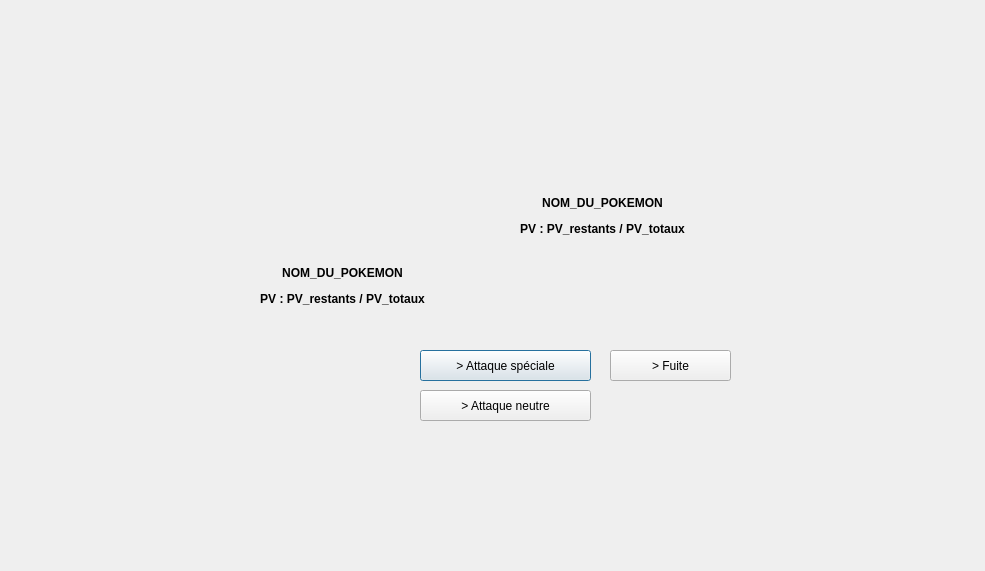
<?xml version="1.0" encoding="UTF-8"?>
<ui version="4.0">
 <class>Dialog</class>
 <widget class="QDialog" name="Dialog">
  <property name="geometry">
   <rect>
    <x>0</x>
    <y>0</y>
    <width>985</width>
    <height>571</height>
   </rect>
  </property>
  <property name="windowTitle">
   <string>Dialog</string>
  </property>
  <widget class="QLabel" name="label">
   <property name="geometry">
    <rect>
     <x>250</x>
     <y>130</y>
     <width>531</width>
     <height>321</height>
    </rect>
   </property>
   <property name="text">
    <string>&lt;html&gt;&lt;head/&gt;&lt;body&gt;&lt;p&gt;&lt;img src=&quot;:/background/background/background3.png&quot;/&gt;&lt;/p&gt;&lt;/body&gt;&lt;/html&gt;</string>
   </property>
  </widget>
  <widget class="QLabel" name="label_2">
   <property name="geometry">
    <rect>
     <x>320</x>
     <y>330</y>
     <width>151</width>
     <height>111</height>
    </rect>
   </property>
   <property name="text">
    <string>&lt;html&gt;&lt;head/&gt;&lt;body&gt;&lt;p&gt;&lt;img src=&quot;:/pokemons/pokemons/Cloyster_back.png&quot;/&gt;&lt;/p&gt;&lt;/body&gt;&lt;/html&gt;</string>
   </property>
  </widget>
  <widget class="QLabel" name="label_3">
   <property name="geometry">
    <rect>
     <x>580</x>
     <y>250</y>
     <width>96</width>
     <height>96</height>
    </rect>
   </property>
   <property name="text">
    <string>&lt;html&gt;&lt;head/&gt;&lt;body&gt;&lt;p&gt;&lt;img src=&quot;:/pokemons/pokemons/Alakazam_front.png&quot;/&gt;&lt;/p&gt;&lt;/body&gt;&lt;/html&gt;</string>
   </property>
  </widget>
  <widget class="QLabel" name="label_4">
   <property name="geometry">
    <rect>
     <x>510</x>
     <y>180</y>
     <width>246</width>
     <height>75</height>
    </rect>
   </property>
   <property name="text">
    <string>&lt;html&gt;&lt;head/&gt;&lt;body&gt;&lt;p&gt;&lt;img src=&quot;:/dialog_box/boxes/pngkey.com-dialogue-box-png-4529843(2).png&quot;/&gt;&lt;/p&gt;&lt;/body&gt;&lt;/html&gt;</string>
   </property>
  </widget>
  <widget class="QLabel" name="label_5">
   <property name="geometry">
    <rect>
     <x>250</x>
     <y>250</y>
     <width>246</width>
     <height>75</height>
    </rect>
   </property>
   <property name="text">
    <string>&lt;html&gt;&lt;head/&gt;&lt;body&gt;&lt;p&gt;&lt;img src=&quot;:/dialog_box/boxes/pngkey.com-dialogue-box-png-4529843(2).png&quot;/&gt;&lt;/p&gt;&lt;/body&gt;&lt;/html&gt;</string>
   </property>
  </widget>
  <widget class="QLabel" name="label_6">
   <property name="geometry">
    <rect>
     <x>230</x>
     <y>260</y>
     <width>225</width>
     <height>52</height>
    </rect>
   </property>
   <property name="styleSheet">
    <string notr="true">font: 75 8pt &quot;System&quot;;</string>
   </property>
   <property name="text">
    <string>&lt;html&gt;&lt;head/&gt;&lt;body&gt;&lt;p align=&quot;center&quot;&gt;&lt;span style=&quot; font-weight:600;&quot;&gt;NOM_DU_POKEMON&lt;/span&gt;&lt;/p&gt;&lt;p align=&quot;center&quot;&gt;&lt;span style=&quot; font-weight:600;&quot;&gt;PV : PV_restants / PV_totaux&lt;/span&gt;&lt;/p&gt;&lt;/body&gt;&lt;/html&gt;</string>
   </property>
  </widget>
  <widget class="QPushButton" name="pushButton">
   <property name="geometry">
    <rect>
     <x>420</x>
     <y>350</y>
     <width>171</width>
     <height>31</height>
    </rect>
   </property>
   <property name="styleSheet">
    <string notr="true">font: 75 8pt &quot;System&quot;;</string>
   </property>
   <property name="text">
    <string>&gt; Attaque spéciale</string>
   </property>
  </widget>
  <widget class="QPushButton" name="pushButton_2">
   <property name="geometry">
    <rect>
     <x>610</x>
     <y>350</y>
     <width>121</width>
     <height>31</height>
    </rect>
   </property>
   <property name="styleSheet">
    <string notr="true">font: 75 8pt &quot;System&quot;;</string>
   </property>
   <property name="text">
    <string>&gt; Fuite</string>
   </property>
  </widget>
  <widget class="QPushButton" name="pushButton_3">
   <property name="geometry">
    <rect>
     <x>420</x>
     <y>390</y>
     <width>171</width>
     <height>31</height>
    </rect>
   </property>
   <property name="styleSheet">
    <string notr="true">font: 75 8pt &quot;System&quot;;</string>
   </property>
   <property name="text">
    <string>&gt; Attaque neutre</string>
   </property>
  </widget>
  <widget class="QLabel" name="label_9">
   <property name="geometry">
    <rect>
     <x>490</x>
     <y>190</y>
     <width>225</width>
     <height>52</height>
    </rect>
   </property>
   <property name="styleSheet">
    <string notr="true">font: 75 8pt &quot;System&quot;;</string>
   </property>
   <property name="text">
    <string>&lt;html&gt;&lt;head/&gt;&lt;body&gt;&lt;p align=&quot;center&quot;&gt;&lt;span style=&quot; font-weight:600;&quot;&gt;NOM_DU_POKEMON&lt;/span&gt;&lt;/p&gt;&lt;p align=&quot;center&quot;&gt;&lt;span style=&quot; font-weight:600;&quot;&gt;PV : PV_restants / PV_totaux&lt;/span&gt;&lt;/p&gt;&lt;/body&gt;&lt;/html&gt;</string>
   </property>
  </widget>
 </widget>
 <resources>
  <include location="ressources.qrc"/>
 </resources>
 <connections/>
</ui>
